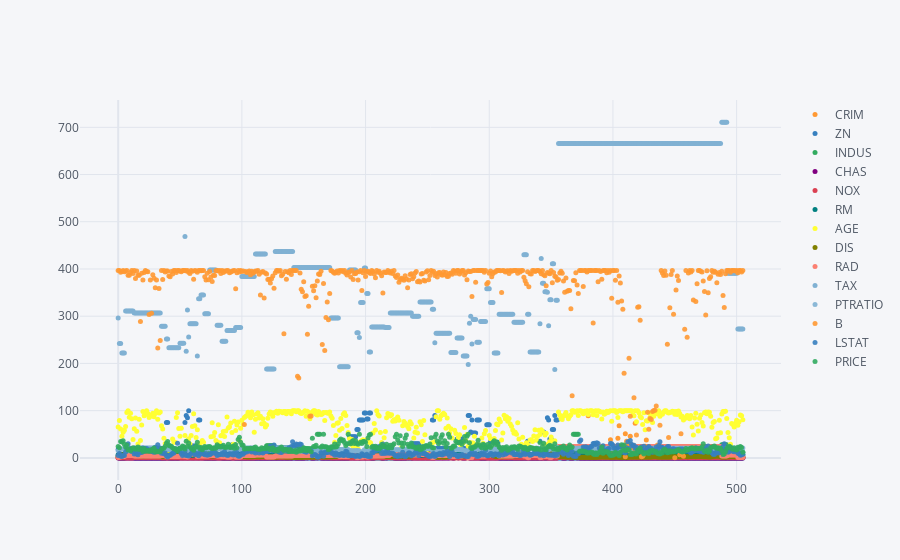

Notebook cell for this chart:
### Code cell
bst.iplot(mode="markers", size=5)

### Figure 1 — Plotly figure (JSON) as saved in the notebook; plotly's stock layout.template omitted (floating-point values rounded to 4 significant figures; data arrays with more than 128 entries replaced by an {"elided": "..."} marker saying what was removed)
{"data": [{"line": {"color": "rgba(255, 153, 51, 1.0)", "dash": "solid", "shape": "linear", "width": 1.3}, "marker": {"size": 5, "symbol": "circle"}, "mode": "markers", "name": "CRIM", "text": "", "type": "scatter", "x": {"elided": "506 int values"}, "y": {"elided": "506 float values"}}, {"line": {"color": "rgba(55, 128, 191, 1.0)", "dash": "solid", "shape": "linear", "width": 1.3}, "marker": {"size": 5, "symbol": "circle"}, "mode": "markers", "name": "ZN", "text": "", "type": "scatter", "x": {"elided": "506 int values"}, "y": {"elided": "506 float values"}}, {"line": {"color": "rgba(50, 171, 96, 1.0)", "dash": "solid", "shape": "linear", "width": 1.3}, "marker": {"size": 5, "symbol": "circle"}, "mode": "markers", "name": "INDUS", "text": "", "type": "scatter", "x": {"elided": "506 int values"}, "y": {"elided": "506 float values"}}, {"line": {"color": "rgba(128, 0, 128, 1.0)", "dash": "solid", "shape": "linear", "width": 1.3}, "marker": {"size": 5, "symbol": "circle"}, "mode": "markers", "name": "CHAS", "text": "", "type": "scatter", "x": {"elided": "506 int values"}, "y": {"elided": "506 int values"}}, {"line": {"color": "rgba(219, 64, 82, 1.0)", "dash": "solid", "shape": "linear", "width": 1.3}, "marker": {"size": 5, "symbol": "circle"}, "mode": "markers", "name": "NOX", "text": "", "type": "scatter", "x": {"elided": "506 int values"}, "y": {"elided": "506 float values"}}, {"line": {"color": "rgba(0, 128, 128, 1.0)", "dash": "solid", "shape": "linear", "width": 1.3}, "marker": {"size": 5, "symbol": "circle"}, "mode": "markers", "name": "RM", "text": "", "type": "scatter", "x": {"elided": "506 int values"}, "y": {"elided": "506 float values"}}, {"line": {"color": "rgba(255, 255, 51, 1.0)", "dash": "solid", "shape": "linear", "width": 1.3}, "marker": {"size": 5, "symbol": "circle"}, "mode": "markers", "name": "AGE", "text": "", "type": "scatter", "x": {"elided": "506 int values"}, "y": {"elided": "506 float values"}}, {"line": {"color": "rgba(128, 128, 0, 1.0)", "dash": "solid", "shape": "linear", "width": 1.3}, "marker": {"size": 5, "symbol": "circle"}, "mode": "markers", "name": "DIS", "text": "", "type": "scatter", "x": {"elided": "506 int values"}, "y": {"elided": "506 float values"}}, {"line": {"color": "rgba(251, 128, 114, 1.0)", "dash": "solid", "shape": "linear", "width": 1.3}, "marker": {"size": 5, "symbol": "circle"}, "mode": "markers", "name": "RAD", "text": "", "type": "scatter", "x": {"elided": "506 int values"}, "y": {"elided": "506 int values"}}, {"line": {"color": "rgba(128, 177, 211, 1.0)", "dash": "solid", "shape": "linear", "width": 1.3}, "marker": {"size": 5, "symbol": "circle"}, "mode": "markers", "name": "TAX", "text": "", "type": "scatter", "x": {"elided": "506 int values"}, "y": {"elided": "506 int values"}}, {"line": {"color": "rgba(128, 177, 211, 0.8999999999999999)", "dash": "solid", "shape": "linear", "width": 1.3}, "marker": {"size": 5, "symbol": "circle"}, "mode": "markers", "name": "PTRATIO", "text": "", "type": "scatter", "x": {"elided": "506 int values"}, "y": {"elided": "506 float values"}}, {"line": {"color": "rgba(255, 153, 51, 0.8999999999999999)", "dash": "solid", "shape": "linear", "width": 1.3}, "marker": {"size": 5, "symbol": "circle"}, "mode": "markers", "name": "B", "text": "", "type": "scatter", "x": {"elided": "506 int values"}, "y": {"elided": "506 float values"}}, {"line": {"color": "rgba(55, 128, 191, 0.8999999999999999)", "dash": "solid", "shape": "linear", "width": 1.3}, "marker": {"size": 5, "symbol": "circle"}, "mode": "markers", "name": "LSTAT", "text": "", "type": "scatter", "x": {"elided": "506 int values"}, "y": {"elided": "506 float values"}}, {"line": {"color": "rgba(50, 171, 96, 0.8999999999999999)", "dash": "solid", "shape": "linear", "width": 1.3}, "marker": {"size": 5, "symbol": "circle"}, "mode": "markers", "name": "PRICE", "text": "", "type": "scatter", "x": {"elided": "506 int values"}, "y": {"elided": "506 float values"}}], "layout": {"legend": {"bgcolor": "#F5F6F9", "font": {"color": "#4D5663"}}, "paper_bgcolor": "#F5F6F9", "plot_bgcolor": "#F5F6F9", "title": {"font": {"color": "#4D5663"}}, "xaxis": {"gridcolor": "#E1E5ED", "showgrid": true, "tickfont": {"color": "#4D5663"}, "title": {"font": {"color": "#4D5663"}, "text": ""}, "zerolinecolor": "#E1E5ED"}, "yaxis": {"gridcolor": "#E1E5ED", "showgrid": true, "tickfont": {"color": "#4D5663"}, "title": {"font": {"color": "#4D5663"}, "text": ""}, "zerolinecolor": "#E1E5ED"}}}
